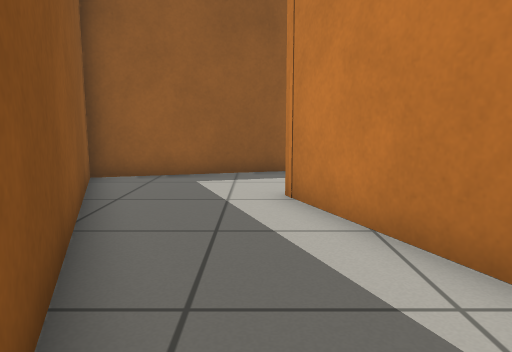
View 1 (above)

12 first-person views from a walk through a Gazebo world. The camera is 0.67 m above the floor, tilts 8° down and sees 70° across. The floor is counted in squares, 0.5 m on a side. Each view is taken from the middle of a square. On the plan, view 1 faces up. The plan holds only what a view shows up to about 15 squares ahead; the rest is blank. Robots are left out.

View 2
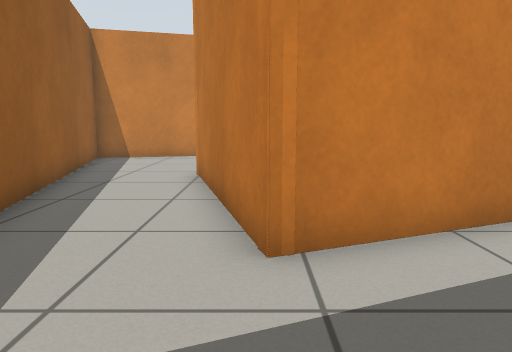

View 3
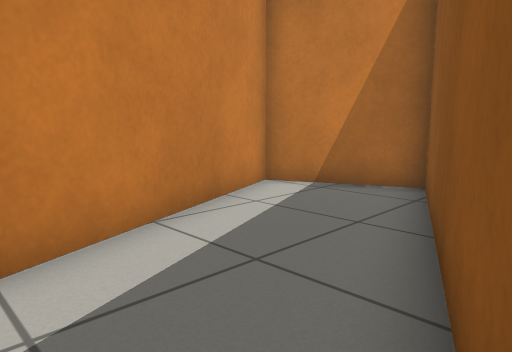

View 4
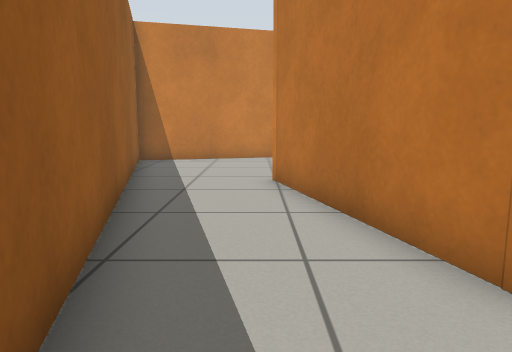

View 5
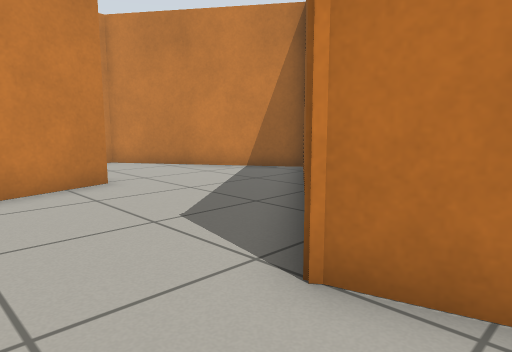

View 6
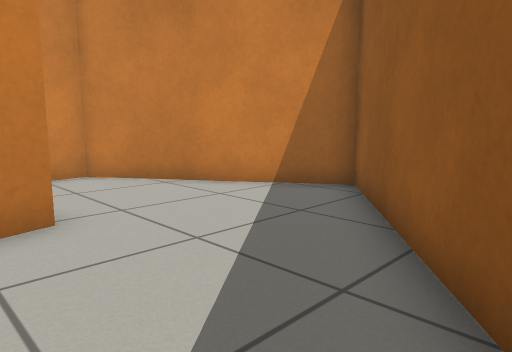

View 7
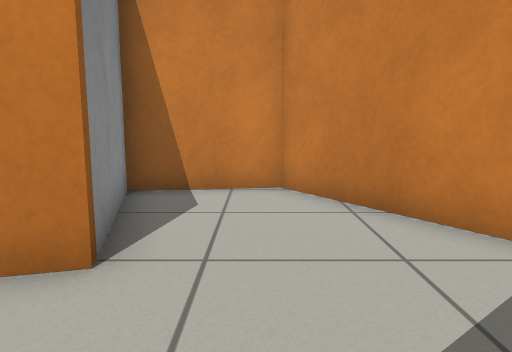

View 8
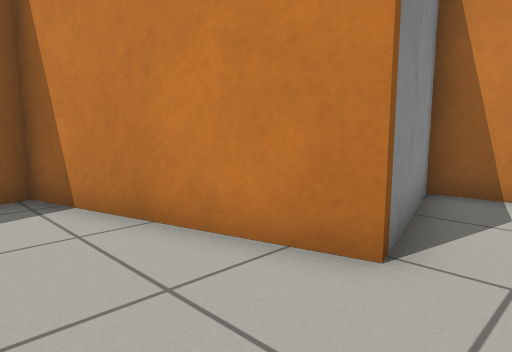

View 9
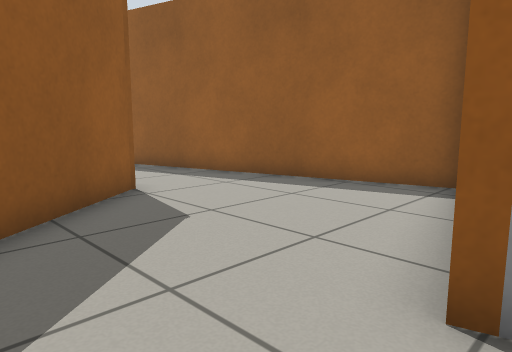

View 10
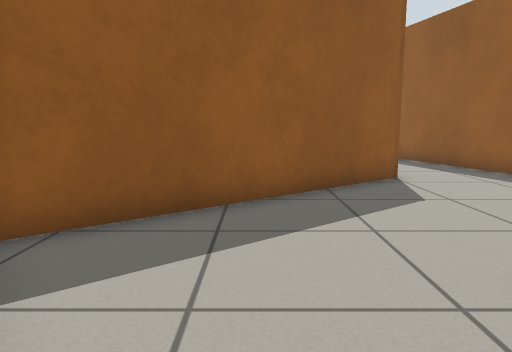

View 11
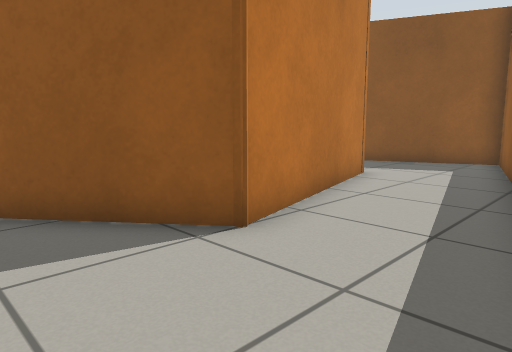

View 12
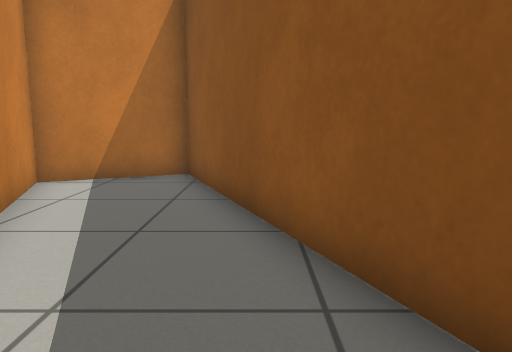

### Floor plan
Points are (right, up) in squares from view 1. A wall is a line through its corners. A room is listed if a view was taken in it or the views show most of it. See-through windows are left out.
Room 1 (views 1, 2, 3, 4, 12)
walls: (3.3, 11.2) (-4.2, 9.2) (-0.1, -0.9) (3.1, 0.5) (0.5, 6.9) (3.8, 7.8)
ways out: opening at (3, 9.5) to room 2
Room 2 (views 5, 6, 7, 8, 9, 10, 11)
walls: (3.8, 7.8) (6.8, 8.6) (12.2, 1.7) (17.8, 5.5) (17.3, 8.6) (13.3, 7.5) (11.7, 13.4) (3.3, 11.2)
ways out: opening at (3, 9.5) to room 1

Positions as (right, up) in squares from view 1, and headings:
1: (0, 0), facing up
2: (-3, 7), facing right
3: (-3, 7), facing down-right
4: (-2, 9), facing right
5: (5, 11), facing down-right
6: (8, 9), facing down-right
7: (10, 6), facing right
8: (10, 6), facing up-right
9: (14, 5), facing up-left
10: (16, 5), facing left
11: (10, 12), facing down-left
12: (-2, 9), facing down
